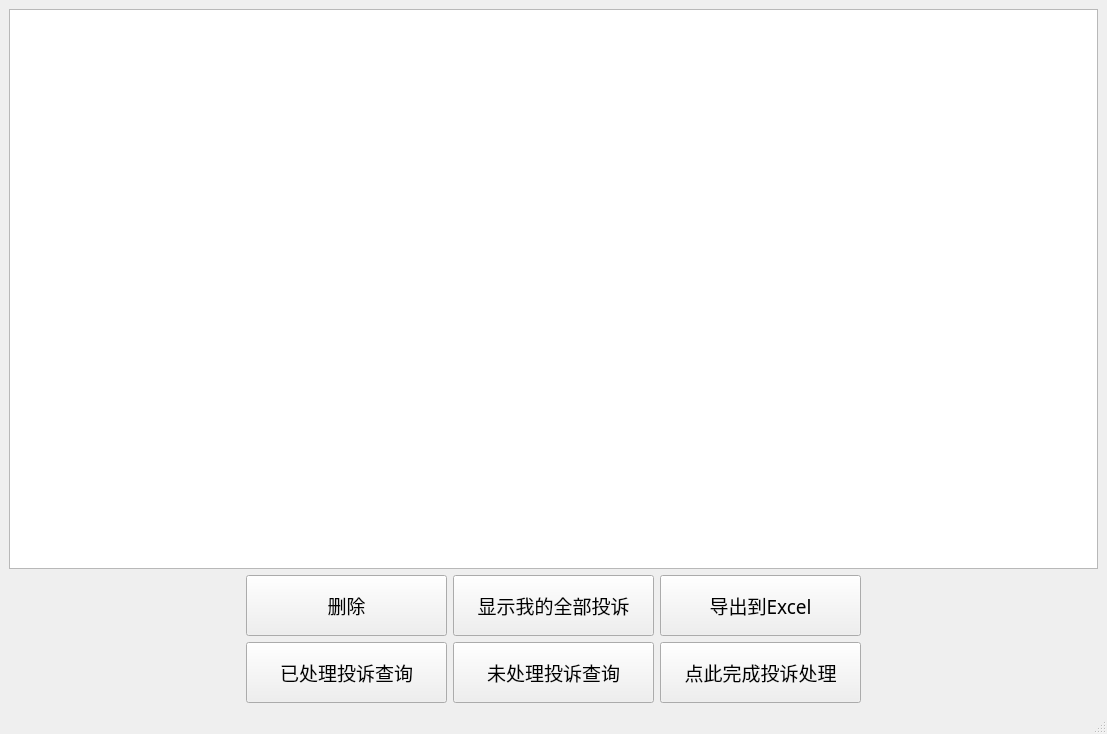
<?xml version="1.0" encoding="UTF-8"?>
<ui version="4.0">
 <class>complaints_ManageByUser</class>
 <widget class="QMainWindow" name="complaints_ManageByUser">
  <property name="geometry">
   <rect>
    <x>0</x>
    <y>0</y>
    <width>1107</width>
    <height>734</height>
   </rect>
  </property>
  <property name="windowTitle">
   <string>用户投诉管理</string>
  </property>
  <property name="windowIcon">
   <iconset resource="mysource.qrc">
    <normaloff>:/images/物业管理.png</normaloff>:/images/物业管理.png</iconset>
  </property>
  <widget class="QWidget" name="centralwidget">
   <layout class="QGridLayout" name="gridLayout">
    <item row="0" column="0">
     <layout class="QVBoxLayout" name="verticalLayout">
      <item>
       <widget class="QTableView" name="tableView">
        <property name="font">
         <font>
          <family>宋体</family>
          <pointsize>14</pointsize>
         </font>
        </property>
       </widget>
      </item>
      <item>
       <layout class="QHBoxLayout" name="horizontalLayout">
        <item>
         <spacer name="horizontalSpacer">
          <property name="orientation">
           <enum>Qt::Horizontal</enum>
          </property>
          <property name="sizeHint" stdset="0">
           <size>
            <width>40</width>
            <height>20</height>
           </size>
          </property>
         </spacer>
        </item>
        <item>
         <widget class="QPushButton" name="pushButton">
          <property name="minimumSize">
           <size>
            <width>201</width>
            <height>61</height>
           </size>
          </property>
          <property name="maximumSize">
           <size>
            <width>201</width>
            <height>61</height>
           </size>
          </property>
          <property name="font">
           <font>
            <family>宋体</family>
            <pointsize>14</pointsize>
           </font>
          </property>
          <property name="text">
           <string>删除</string>
          </property>
         </widget>
        </item>
        <item>
         <widget class="QPushButton" name="pushButton_3">
          <property name="minimumSize">
           <size>
            <width>201</width>
            <height>61</height>
           </size>
          </property>
          <property name="maximumSize">
           <size>
            <width>201</width>
            <height>61</height>
           </size>
          </property>
          <property name="font">
           <font>
            <family>宋体</family>
            <pointsize>14</pointsize>
           </font>
          </property>
          <property name="text">
           <string>显示我的全部投诉</string>
          </property>
         </widget>
        </item>
        <item>
         <widget class="QPushButton" name="pushButton_4">
          <property name="minimumSize">
           <size>
            <width>201</width>
            <height>61</height>
           </size>
          </property>
          <property name="maximumSize">
           <size>
            <width>201</width>
            <height>61</height>
           </size>
          </property>
          <property name="font">
           <font>
            <family>宋体</family>
            <pointsize>14</pointsize>
           </font>
          </property>
          <property name="text">
           <string>导出到Excel</string>
          </property>
         </widget>
        </item>
        <item>
         <spacer name="horizontalSpacer_2">
          <property name="orientation">
           <enum>Qt::Horizontal</enum>
          </property>
          <property name="sizeHint" stdset="0">
           <size>
            <width>40</width>
            <height>20</height>
           </size>
          </property>
         </spacer>
        </item>
       </layout>
      </item>
      <item>
       <layout class="QHBoxLayout" name="horizontalLayout_2">
        <item>
         <spacer name="horizontalSpacer_4">
          <property name="orientation">
           <enum>Qt::Horizontal</enum>
          </property>
          <property name="sizeHint" stdset="0">
           <size>
            <width>40</width>
            <height>20</height>
           </size>
          </property>
         </spacer>
        </item>
        <item>
         <widget class="QPushButton" name="pushButton_2">
          <property name="minimumSize">
           <size>
            <width>201</width>
            <height>61</height>
           </size>
          </property>
          <property name="maximumSize">
           <size>
            <width>201</width>
            <height>61</height>
           </size>
          </property>
          <property name="font">
           <font>
            <family>宋体</family>
            <pointsize>14</pointsize>
           </font>
          </property>
          <property name="text">
           <string>已处理投诉查询</string>
          </property>
         </widget>
        </item>
        <item>
         <widget class="QPushButton" name="pushButton_6">
          <property name="minimumSize">
           <size>
            <width>201</width>
            <height>61</height>
           </size>
          </property>
          <property name="maximumSize">
           <size>
            <width>201</width>
            <height>61</height>
           </size>
          </property>
          <property name="font">
           <font>
            <family>宋体</family>
            <pointsize>14</pointsize>
           </font>
          </property>
          <property name="text">
           <string>未处理投诉查询</string>
          </property>
         </widget>
        </item>
        <item>
         <widget class="QPushButton" name="pushButton_5">
          <property name="minimumSize">
           <size>
            <width>201</width>
            <height>61</height>
           </size>
          </property>
          <property name="maximumSize">
           <size>
            <width>201</width>
            <height>61</height>
           </size>
          </property>
          <property name="font">
           <font>
            <family>宋体</family>
            <pointsize>14</pointsize>
           </font>
          </property>
          <property name="text">
           <string>点此完成投诉处理</string>
          </property>
         </widget>
        </item>
        <item>
         <spacer name="horizontalSpacer_3">
          <property name="orientation">
           <enum>Qt::Horizontal</enum>
          </property>
          <property name="sizeHint" stdset="0">
           <size>
            <width>40</width>
            <height>20</height>
           </size>
          </property>
         </spacer>
        </item>
       </layout>
      </item>
     </layout>
    </item>
   </layout>
  </widget>
  <widget class="QMenuBar" name="menubar">
   <property name="geometry">
    <rect>
     <x>0</x>
     <y>0</y>
     <width>1107</width>
     <height>25</height>
    </rect>
   </property>
  </widget>
  <widget class="QStatusBar" name="statusbar"/>
 </widget>
 <resources>
  <include location="mysource.qrc"/>
 </resources>
 <connections/>
</ui>
